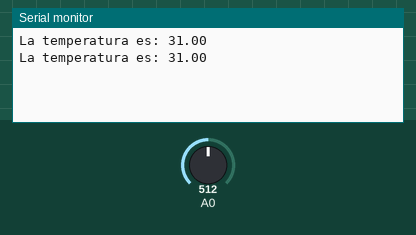
This sketch was run on a simulated Arduino Uno, built with avr-gcc and run on an emulated ATmega328P. Parts: the last lines printed to the serial monitor. The inputs (shaded band) are chosen by the test bench; at power-on: A0 = 512.

Above: at 2.8 s.
2.9 s: A0 set to 716
At 3.8 s:
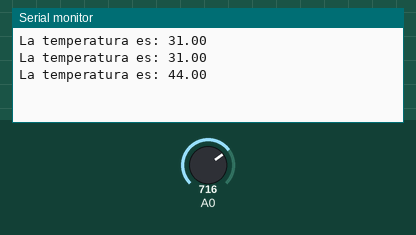
4.4 s: A0 set to 900
At 5.5 s:
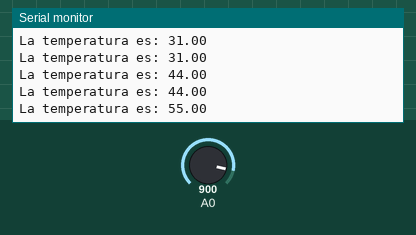
Timing chart, 0 to 7.4 s (numbered marks = the images above; inputs shaded):
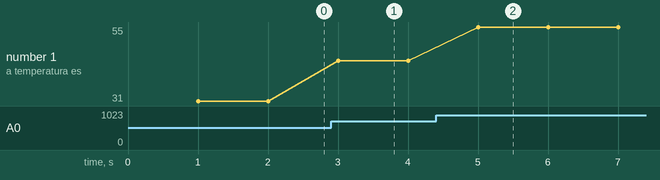

The sketch:

T.ino
```cpp
int pot1=0;
float t;
void setup() {
pinMode(A0, INPUT);
Serial.begin(9600);
}

void loop() {
  delay(1000);
  t=analogRead(A0);
  t=map(t,0,1023,0,63);
  Serial.print("La temperatura es: ");
  Serial.println(t);
}
```

Measured:
- after the input at 2.9 s, the serial monitor: prints a new line after 0.10 s (image 1)
- after the input at 4.4 s, the serial monitor: prints a new line after 0.60 s (image 2)
- plotted number 1: 31 → 44 after the input at 2.9 s, 44 → 55 after the input at 4.4 s
